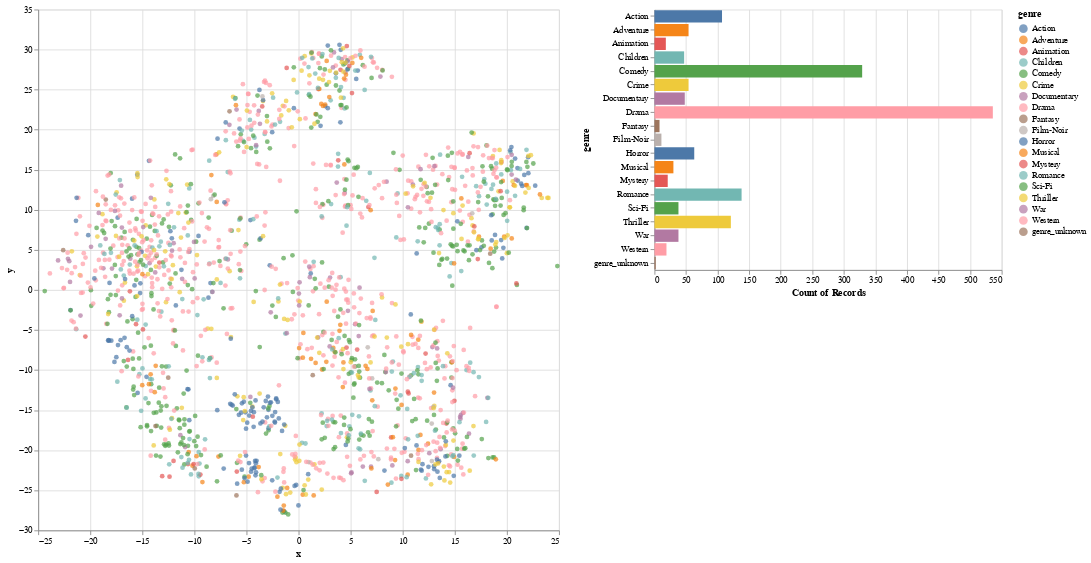

The code cell stored with this chart in its notebook:
### Code cell
tsne_movie_embeddings(softmax_model)

### Figure 1 — Vega-Lite specification as saved in the notebook (floating-point values rounded to 4 significant figures; data arrays with more than 128 entries replaced by an {"elided": "..."} marker saying what was removed)
{"config": {"view": {"continuousWidth": 400, "continuousHeight": 300}}, "hconcat": [{"layer": [{"mark": "circle", "encoding": {"color": {"condition": {"field": "genre", "type": "nominal", "selection": "selector002"}, "value": "whitesmoke"}, "x": {"field": "x", "type": "quantitative"}, "y": {"field": "y", "type": "quantitative"}}, "height": 600, "selection": {"selector006": {"type": "single", "encodings": ["x", "y"], "on": "mouseover", "nearest": true, "empty": "none"}}, "width": 600}, {"mark": {"type": "text", "align": "left", "dx": 5, "dy": -5}, "encoding": {"text": {"condition": {"field": "title", "type": "nominal", "selection": "selector006"}, "value": ""}, "x": {"field": "x", "type": "quantitative"}, "y": {"field": "y", "type": "quantitative"}}}]}, {"mark": "bar", "encoding": {"color": {"condition": {"field": "genre", "type": "nominal", "selection": "selector002"}, "value": "lightgray"}, "x": {"aggregate": "count", "type": "quantitative"}, "y": {"field": "genre", "type": "nominal"}}, "height": 300, "selection": {"selector002": {"type": "multi", "fields": ["genre"]}}}], "data": {"name": "data-9afd591398e8c1d3bbac01c404cbd26d"}, "$schema": "https://vega.github.io/schema/vega-lite/v4.17.0.json", "datasets": {"data-9afd591398e8c1d3bbac01c404cbd26d": {"elided": "1682 records"}}}
